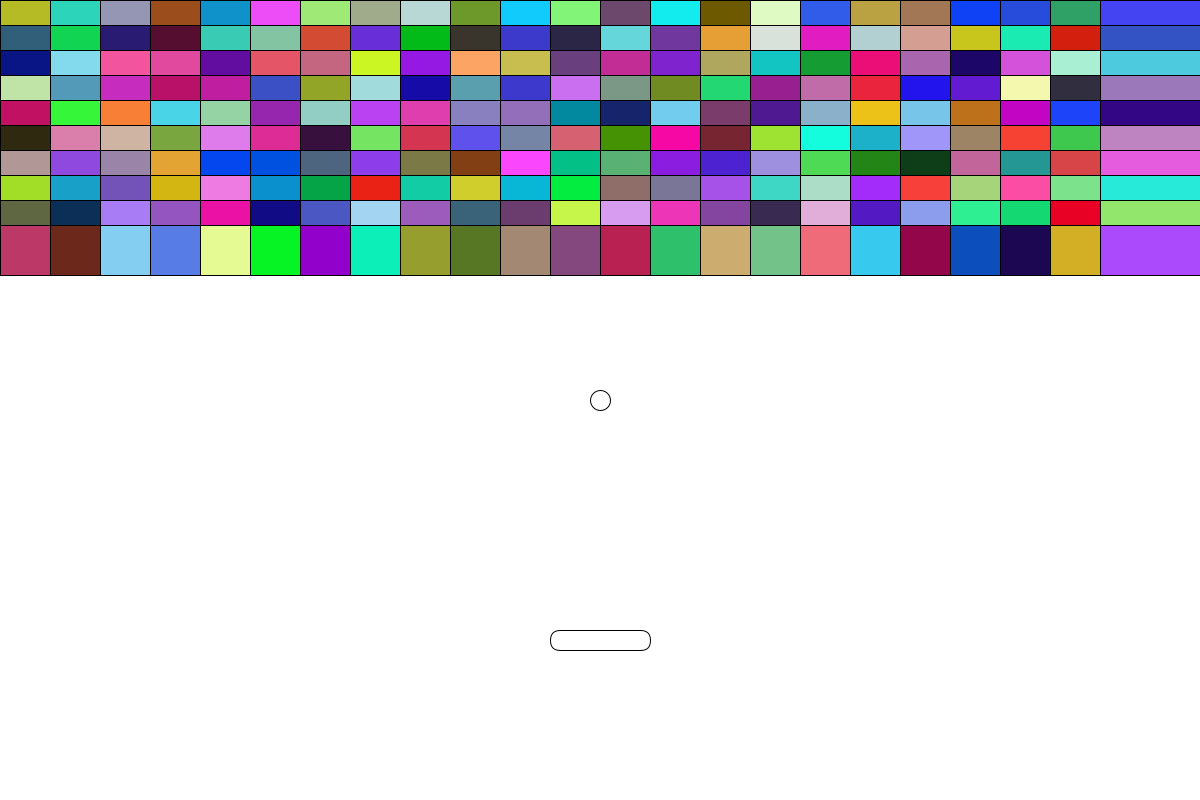
Frame 1 (no input)
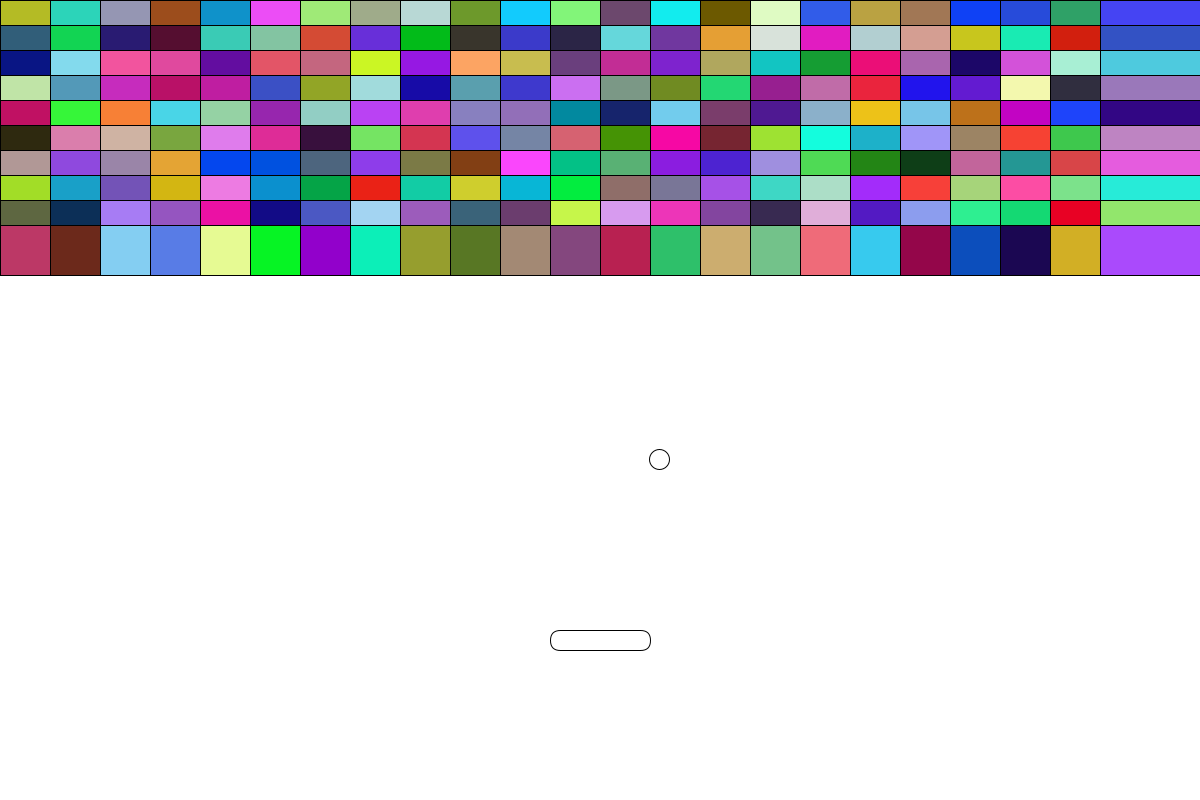
Frame 60 (the mouse pressed at the canvas centre just before this capture)
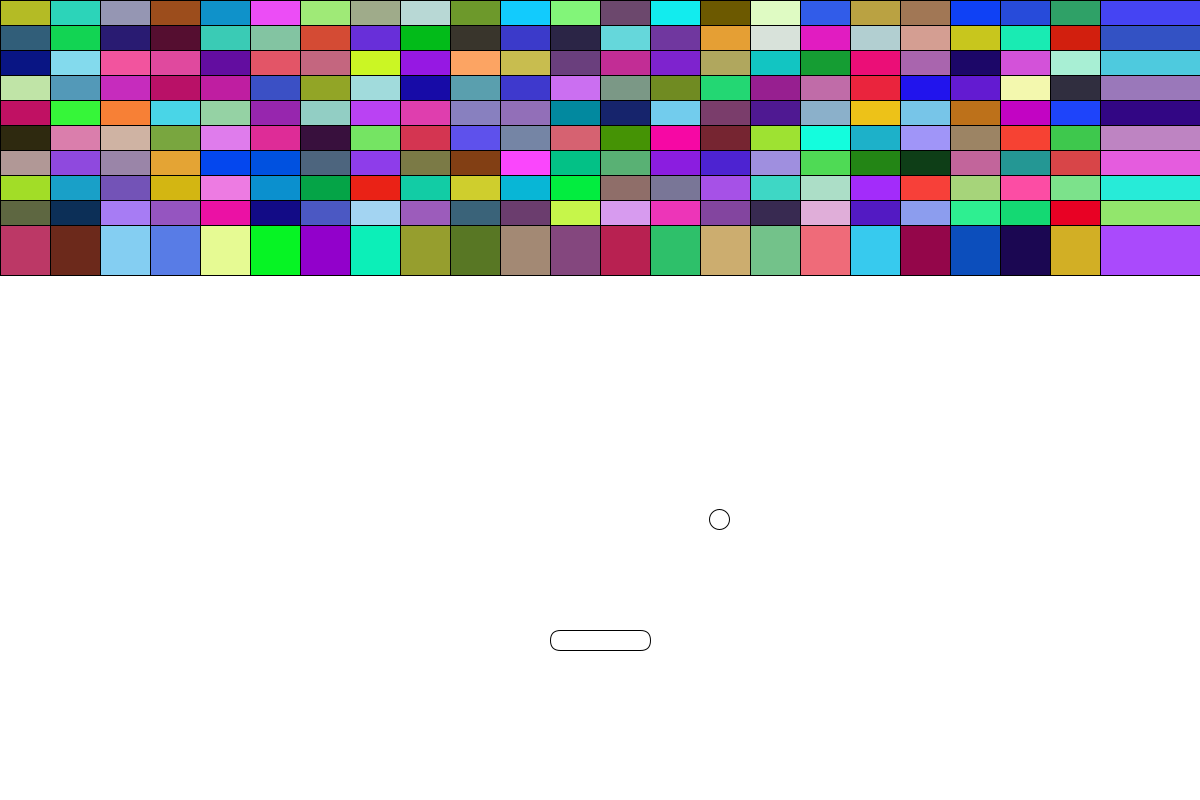
Frame 120 (the mouse held since frame 60 and released just before this capture)

The Processing sketch that drew these frames (run headless with seeded random() and noise(); from frame 60 on, the mouse is pressed at the canvas centre):

// Processing sketch: BrickBreaker
// ── BrickBreaker.pde
ArrayList<Ball> balls=new ArrayList<Ball>(1);
ArrayList<Brick> bricks=new ArrayList<Brick>();
Paddle p;
Controller keyboardInput;
boolean run=true;
void keyPressed() {
  keyboardInput.press(keyCode);
}
void keyReleased() {
  keyboardInput.release(keyCode);
}
void setup() {
  size(1200, 800);
  keyboardInput = new Controller();
  balls.add(new Ball(width/2, height/2, 1, 1));
  p=new Paddle(width/2);
  for (int i=0; i<width; i+=Brick.rwidth) {
    for (int j=0; j<height/3; j+=Brick.rheight) {
      bricks.add(new Brick(i, j));
    }
  }
}
void draw() {
  if (run) {
    background(255);
    for (int i=0; i<balls.size(); i++) {
      balls.get(i).display();
      balls.get(i).move();
    }
    for (int i=0; i<bricks.size(); i++) bricks.get(i).display();
    p.display();
    if (keyboardInput.isPressed(Controller.P1_LEFT)) p.moveLeft();
    else if (keyboardInput.isPressed(Controller.P1_RIGHT)) p.moveRight();
    collide();
    if (balls.size()==0) lose();
    else if (bricks.size()==0) win();
  }
}
void lose() {
  run=false;
  fill(0);
  textSize(100);
  textAlign(CENTER, CENTER);
  text("GAME OVER", 600, 400);
}
void win() {
  run=false;
  fill(0);
  textSize(100);
  textAlign(CENTER, CENTER);
  text("YOU WIN", 600, 400);
}

void collide() {
  for (int i=0; i<balls.size(); i++) {
    Ball b=balls.get(i);
    if (b.y+Ball.r==p.y) b.yD*=-1;
    if (b.y+Ball.r==height) balls.remove(b);
    for (int j=0; j<bricks.size(); j++) {
      Brick br=bricks.get(j);
      if (b.x+Ball.r>br.x && b.x<br.x+Brick.rwidth && (b.y+Ball.r==br.y || b.y==br.y+Brick.rheight)) {
        b.yD*=-1;
        bricks.remove(br);
      } else if (b.y+Ball.r>br.y && b.y<br.y+Brick.rheight && (b.x+Ball.r==br.x || b.x==br.x+Brick.rheight)) {
        b.xD*=-1;
        bricks.remove(br);
      }
    }
  }
}

// ── Ball.pde
public class Ball {
  private float x, y;
  private float xD, yD;
  private static final int r=10;
  public Ball(float xPos, float yPos, float xSpe, float ySpe) {
    x = xPos;
    y = yPos;
    xD = xSpe;
    yD = ySpe;
  }
  void display() {
    ellipseMode(CENTER);
    fill(255);
    circle(x, y, 2*r);
  }
  void move() {
    x+=xD;
    y+=yD;
    if (x+r>width || x-r<0) xD*=-1;
    if (y+r>height || y-r<0) yD*=-1;
  }
}

// ── Brick.pde
public class Brick {
  private float x, y;
  private static final int rwidth=50;
  private static final int rheight=25;
  private int r, g, b;
  public Brick(float xPos, float yPos) {
    x=xPos;
    y=yPos;
    r=int(random(255));
    g=int(random(255));
    b=int(random(255));
  }
  public void display() {
    rectMode(CENTER);
    fill(r, g, b);
    rect(x, y, 2*rwidth, 2*rheight);
  }
}

// ── Controller.pde
class Controller {
  static final int P1_LEFT = 0;
  static final int P1_RIGHT = 1;
  boolean [] inputs;

  public Controller() {
    inputs = new boolean[2];//2 valid buttons
  }

  /**@param code: a valid constant e.g. P1_LEFT
   */
  boolean isPressed(int code) {
    return inputs[code];
  }

  void press(int code) {
    if (code == 'A' || code == LEFT)
      inputs[P1_LEFT] = true;
    if (code == 'D'  || code == RIGHT)
      inputs[P1_RIGHT] = true;
  }
  void release(int code) {
    if (code == 'A' || code == LEFT)
      inputs[P1_LEFT] = false;
    if (code == 'D'  || code == RIGHT)
      inputs[P1_RIGHT] = false;
  }
}

// ── Paddle.pde
public class Paddle {
  private float x, y;
  private int movement=10;
  private static final int rwidth=100;
  private static final int rheight=20;
  public Paddle(float xPos) {
    x=xPos;
    y=height*4/5;
  }
  public void display() {
    rectMode(CENTER);
    fill(255);
    rect(x, y, rwidth, rheight, 15);
  }
  public void moveLeft() {
    if (x-rwidth/2-movement>=0) x-=movement;
  }
  public void moveRight() {
    if (x+rwidth/2+movement<=width) x+=movement;
  }
}
